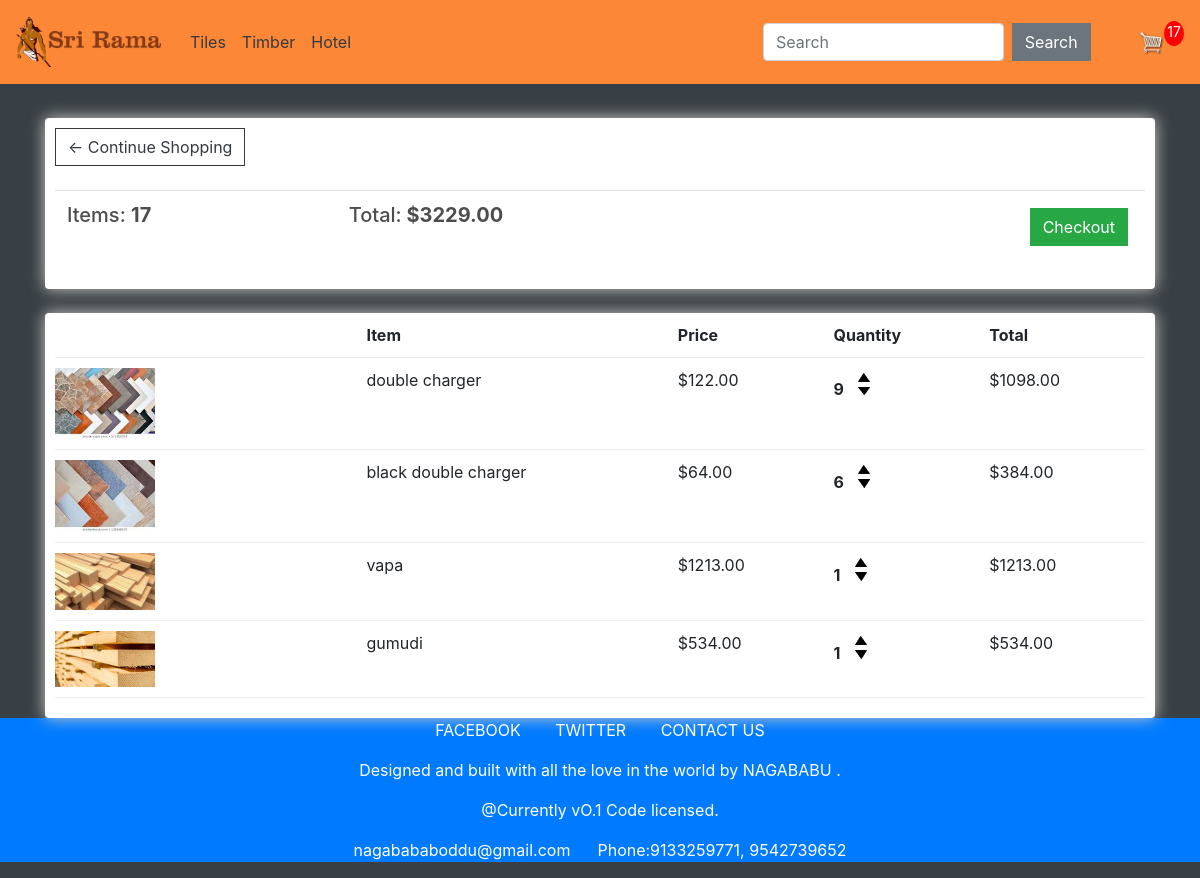
The app's page /cart/ (signed in) with its own data.
### tiles/models.py (models this page shows, shortened)
class Order(models.Model):
    customer = models.ForeignKey(Customer, on_delete=models.SET_NULL, null=True, blank=True)
    date_ordered = models.DateTimeField(auto_now_add=True)
    complete = models.BooleanField(default=False)
    transaction_id = models.CharField(max_length=100, null=True)
    @property
    def get_cart_total(self):
        orderitems = self.orderitem_set.all()
        total = sum([item.get_total for item in orderitems])
        return total
    @property
    def get_cart_items(self):
        orderitems = self.orderitem_set.all()
        total = sum([item.quantity for item in orderitems])
        return total

class OrderItem(models.Model):
    product = models.ForeignKey(Product, on_delete=models.SET_NULL, null=True)
    order = models.ForeignKey(Order, on_delete=models.SET_NULL, null=True)
    quantity = models.IntegerField(default=0, null=True, blank=True)
    date_added = models.DateTimeField(auto_now_add=True)
    @property
    def get_total(self):
        total = self.product.price * self.quantity
        return total

class Product(models.Model):
    name = models.CharField(max_length=200)
    price = models.FloatField()
    tiles = models.BooleanField(default=False, null=True, blank=True)
    image = models.ImageField(null=True, blank=True)
    @property
    def imageURL(self):
        try:
            url = self.image.url
        except:
            url = ''
        return url

### tiles/views.py (the view)
# urls.py: path('cart/', views.cart, name="cart"),
def cart(request):
    data = cartData(request)
    cartItems = data['cartItems']
    order = data['order']
    items = data['items']
    context = {'items': items, 'order': order, 'cartItems': cartItems}
    return render(request, 'tiles/cart.html', context)

### tiles/utils.py (called while the page is built)
def cartData(request):
    if request.user.is_authenticated:
        customer = request.user.customer
        order, created = Order.objects.get_or_create(customer=customer, complete=False)
        items = order.orderitem_set.all()
        cartItems = order.get_cart_items
    else:
        cookieData = cookieCart(request)
        cartItems = cookieData['cartItems']
        order = cookieData['order']
        items = cookieData['items']
    return {'cartItems': cartItems, 'order': order, 'items': items}

### tiles/templates/tiles/cart.html
{% extends 'tiles/main.html' %}
{% load static %}
{% block content %}
	<div class="row">
		<div class="col-lg-12">
			<div class="box-element">
				<a  class="btn btn-outline-dark" href="{% url 'store' %}">&#x2190; Continue Shopping</a>
				<br>
				<br>
				<table class="table">
					<tr>
						<th><h5>Items: <strong>{{order.get_cart_items}}</strong></h5></th>
						<th><h5>Total:<strong> ${{order.get_cart_total|floatformat:2}}</strong></h5></th>
						<th>
							<a  style="float:right; margin:5px;" class="btn btn-success" href="{% url 'checkout' %}">Checkout</a>
						</th>
					</tr>
				</table>
			</div>
			<br>
			<div class="box-element">
				<div class="cart-row">
					<div style="flex:2"></div>
					<div style="flex:2"><strong>Item</strong></div>
					<div style="flex:1"><strong>Price</strong></div>
					<div style="flex:1"><strong>Quantity</strong></div>
					<div style="flex:1"><strong>Total</strong></div>
				</div>
				{% for item in items %}
				<div class="cart-row">
					<div style="flex:2"><img class="row-image" src="{{item.product.imageURL}}"></div>
					<div style="flex:2"><p>{{item.product.name}}</p></div>
					<div style="flex:1"><p>${{item.product.price|floatformat:2}}</p></div>
					<div style="flex:1">
						<p class="quantity">{{item.quantity}}</p>
						<div class="quantity">
							<img data-product="{{item.product.id}}" data-action="add" class="chg-quantity update-cart" src="{% static  'tiles/images/arrow-up.png' %}">
							<img data-product="{{item.product.id}}" data-action="remove" class="chg-quantity update-cart" src="{% static  'tiles/images/arrow-down.png' %}">
						</div>
					</div>
					<div style="flex:1"><p>${{item.get_total|floatformat:2}}</p></div>
				</div>
				{% endfor %}
			</div>
		</div>
	</div>
{% endblock content %}

### tiles/static/tiles/css/main.css (style rules this page uses)
body { background-color: #394045; }
h1,h2,h3,h4,h5,h6 { color:hsl(0, 0%, 30%); }
.box-element { box-shadow:hsl(0, 0%, 80%) 0 0 16px; background-color: #fff; border-radius: 4px; padding: 10px; }
.col-lg-4, .col-lg-6, .col-lg-8, .col-lg-12 { margin-top: 10px; }
.btn { border-radius: 0; }
.row-image { width: 100px; }
.cart-row { display: flex; align-items: stretch; padding-bottom: 10px; margin-bottom: 10px; border-bottom: 1px solid #ececec; }
.quantity { display: inline-block; font-weight: 700; padding-right:10px; }
.chg-quantity { width: 12px; cursor: pointer; display: block; margin-top: 5px; transition:.1s; }

### records on screen
Order: get_cart_items "17", get_cart_total "3229.00"
OrderItem: product.imageURL (picture), product.name "double charger", product.price "122.00", quantity "9", get_total "1098.00"
OrderItem: product.imageURL (picture), product.name "black double charger", product.price "64.00", quantity "6", get_total "384.00"
OrderItem: product.imageURL (picture), product.name "vapa", product.price "1213.00", quantity "1", get_total "1213.00"
OrderItem: product.imageURL (picture), product.name "gumudi", product.price "534.00", quantity "1", get_total "534.00"

### other values on screen
{{ cartItems }} "17"
